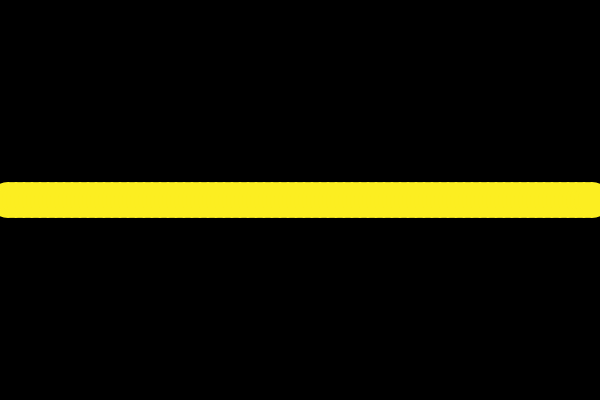
Frame 1 (no input)
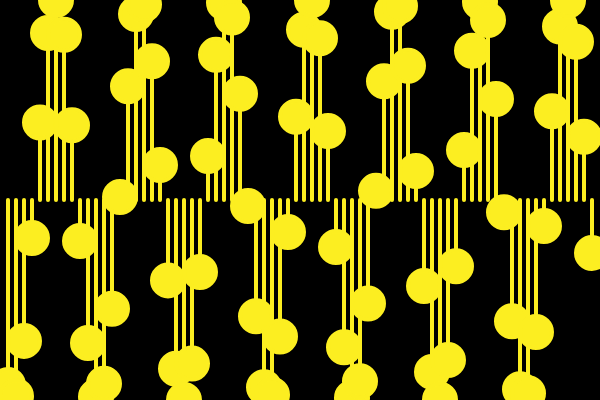
Frame 60 (no input)
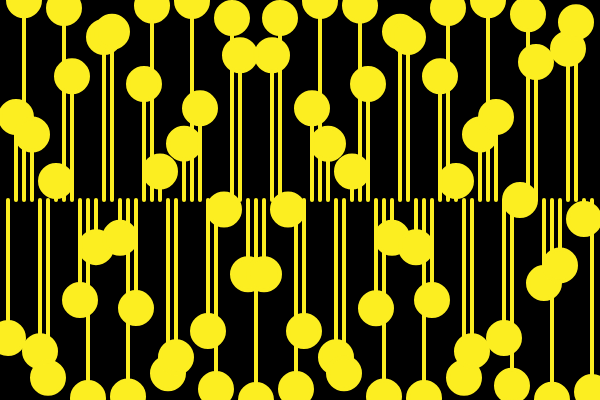
Frame 120 (the mouse pressed at the canvas centre since frame 60)

The p5.js sketch that drew these frames (run headless with seeded random() and noise() and a simulated clock; from frame 60 on, the mouse is pressed at the canvas centre):

// p5.js sketch
// ── sketch.js
/*
 * We take the "yo-yo" example and make an array of then, spread out over
 * over the width of the canvas, then add some different frequencies over the array.
 */

const angles = [];
const angleV = [];
const r = 16;

function setup() {
  createCanvas(600, 400);

  const total = floor((width / r) * 2);
  for (let i = 1; i < total; i++) {
    angles[i] = 0;
    angleV[i] = 0.01 + i / 100;
  }
}

function draw() {
  background(0);
  translate(width * 0.5, height * 0.5);
  fill(252, 238, 33);
  stroke(252, 238, 33);

  for (let i = 0; i < angles.length; i++) {
    const y = map(sin(angles[i]), -1, 1, -200, 200);
    strokeWeight(4);
    const x = map(i, 0, angles.length, -300, 300);
    line(x, 0, x, y);
    circle(x, y, r * 2);
    angles[i] += angleV[i];
  }
}
